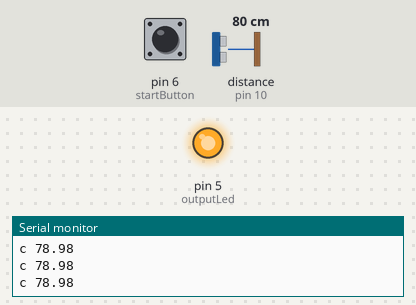
A sketch run on a simulated Arduino Uno, built with avr-gcc and run on an emulated ATmega328P. On the bench: output pins drawn as LEDs (lit = HIGH), the last lines printed to the serial monitor. Wiring (inferred from the names in the program): ultrasonic range finder: trigger pin 9; echo pin 10. Dashed ring = blinking. The inputs (shaded band) are chosen by the test bench; at power-on: pin 6 (startButton) LOW, distance to the obstacle (sensor on pin 10) 80 cm. The echo pulse lasts 58.3 µs per cm; pins used as bus, display or sensor lines are not drawn.

Above: at 2.2 s.
2.3 s: pin 6 (startButton) pulled HIGH for 0.15 s
At 3.43 s:
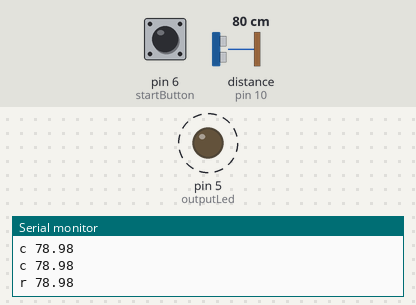
Timing chart, 0 to 11.3 s (numbered marks = the images above; inputs shaded):
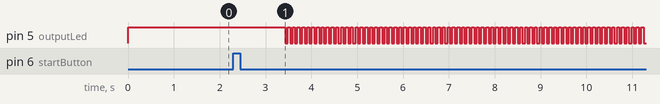

The sketch:

task_2.ino
```cpp
//configurations variables
#define LOOP_COUNT 1000
#define CYCLE_TIME_MILLIS 100

// Define pins for ultrasonic sensor
const int trigPin = 9;  // Trigger pin
const int echoPin = 10; // Echo pin
const int outputLed = 5;
const int startButton = 6;

// function protorype
double calcDistance();


void setup() {
  // Initialize serial communication for debugging
  Serial.begin(115200);

  // Define pin modes for the ultrasonic sensor
  pinMode(trigPin, OUTPUT); // Trigger pin as output
  pinMode(echoPin, INPUT);  // Echo pin as input
  pinMode(outputLed, OUTPUT);
  pinMode(startButton, INPUT);


  // sending comfiguration data to python
  // sending value of LOOP_COUNT
  digitalWrite(outputLed, HIGH);
  Serial.print("s ");

  // sending value of CYCLE_TIME_MILLIS
  Serial.println(LOOP_COUNT);
  Serial.print("t ");
  Serial.println(CYCLE_TIME_MILLIS);
  delay(1000);
}

int state = 1; // state is used to make the code runs only once

void loop() {
  // This delay is used for stable calibration ouptut in terminal
  delay(100);

  if(state){ // checks if we on the first excutes

  // sending data for calibraion
  Serial.print("c ");
  Serial.println(calcDistance());

  // if button is clicked it will start sending data for recording
  if(digitalRead(startButton)){
    delay(1000);
    for(int i = 0; i< LOOP_COUNT;i++){

      // Print the distance to the serial monitor
      Serial.print("r ");
      Serial.println(calcDistance());
      digitalWrite(outputLed, HIGH);
      delay(CYCLE_TIME_MILLIS / 2);
      // Wait for a short while before next measurement

      digitalWrite(outputLed, LOW);
      delay(CYCLE_TIME_MILLIS / 2);
    }

    state = 0; // end the excution of the program
    }
  }
}

//function define
double calcDistance(){
  // Clear the trigger pin
      digitalWrite(trigPin, LOW);
      delayMicroseconds(2);

      // Set the trigger pin HIGH for 10 microseconds to send a pulse
      digitalWrite(trigPin, HIGH);
      delayMicroseconds(10);
      digitalWrite(trigPin, LOW);

      // Read the echo pin, and calculate the duration the signal took to return
      long duration = pulseIn(echoPin, HIGH);

      // Calculate the distance in centimeters
      // Speed of sound is 343 m/s or 34300 cm/s
      // Distance = (duration * speed of sound) / 2, because the signal goes and returns
      double distanceCm = duration * 0.034 / 2;
      return distanceCm;
}
```

Measured:
- after the input at 2.3 s, pin 5 (outputLed): alternates HIGH for 0.05 s and LOW for 0.06 s, starting after 1.1 s
